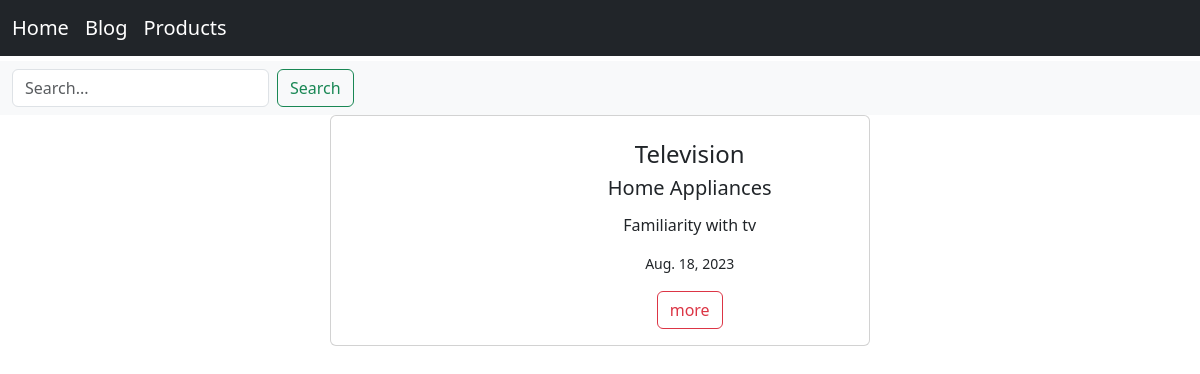
The page /blog/ on the database as committed earlier.
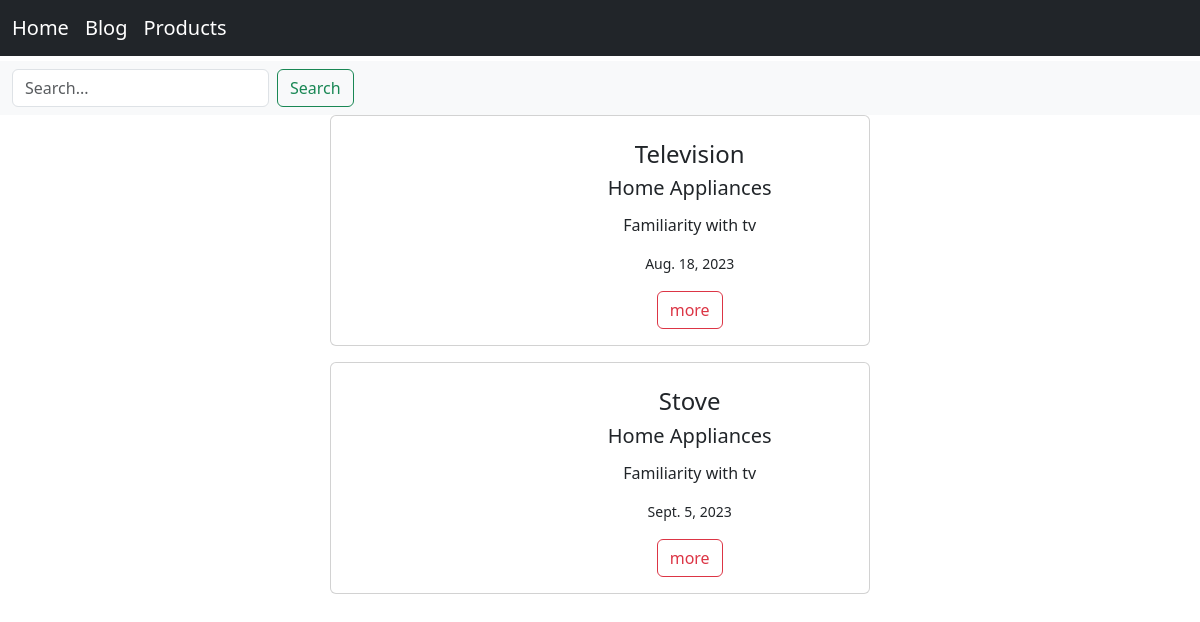
The same page on the database as committed later.
### blog/models.py (models this page shows, shortened)
class product(models.Model):
    ProductName = models.CharField(max_length=200)
    ShortDescription = models.CharField(max_length=100)
    Description = models.TextField()
    Data = models.DateField()
    Category = models.ForeignKey(Category, on_delete=models.CASCADE, null=True)

class Category(models.Model):
    name = models.CharField(max_length=50 , null=True)
    def __str__(self):
        return self.name

### blog/views.py (the view)
# urls.py: path('',views.Blog.as_view() , name= 'blog'),
class Blog(ListView):
    template_name = 'blog.html'
    model = product
    context_object_name = 'products'
    def get_queryset(self) -> QuerySet[Any]:
        queryset = self.model.objects.all()
        search_filter = self.request.GET.get('search', None)
        if search_filter:
            ArticleSerachLog.objects.create(body=search_filter)
            queryset = queryset.filter(Q(ProductName__icontains=search_filter))
        return queryset.distinct()

### templates/blog.html (shortened to what this page needs)
{% extends 'base.html' %}
{% block content %}
  <nav class="navbar bg-body-tertiary">
    <div class="container-fluid">
      <form  method="GET" class="d-flex" role="search" action="{% url 'blog:blog' %}">
        <input class="form-control me-2" name="search" type="search" placeholder="Search..." aria-label="Search">
        <button class="btn btn-outline-success" type="submit">Search</button>
      </form>
    </div>
  </nav>
    {% for product in products %}
    <center>
        <div class="card mb-3" style="max-width: 540px;">
          <div class="row g-0">
            <div class="col-md-4">
            </div>
            <div class="col-md-8">
              <div class="card-body">
                <h5 class="card-title"><h4>{{ product.ProductName }}<h4>
                <h5 class="card-title"><h5>{{ product.Category }}</h5>
                <p class="card-text"><h6>{{ product.ShortDescription }}</h6></p>
                <p class="card-text"><small>{{ product.Data }}</small></p>
                <a class="btn btn-outline-danger" href="{% url 'blog:BlogDetail' product.ProductName %}" role="button">more</a>
              </div>
            </div>
          </div>
        </div>
  </center>
    {% endfor %}
{% endblock %}

Rows that differ between the two databases and show on the page:
added product: ProductName "Stove", Category "Home Appliances", ShortDescription "Familiarity with tv", Data "Sept. 5, 2023"
